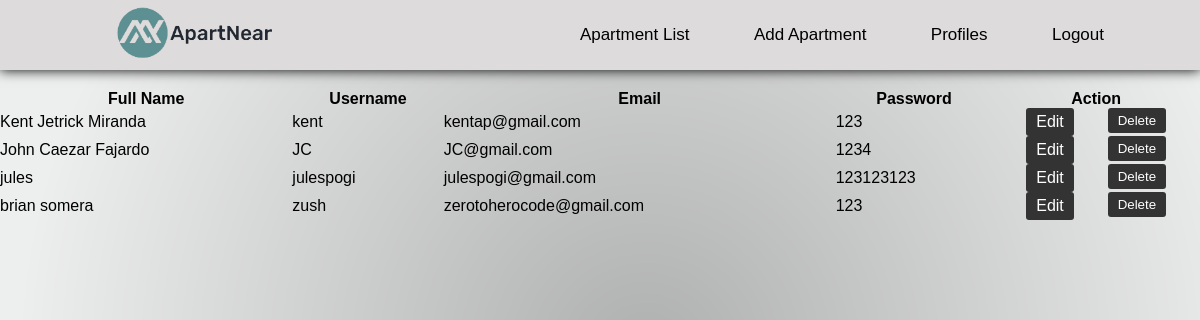
/pages/profileadmin.php, run on the app's committed database.
### tables this page shows
CREATE TABLE `userinfo` (
  `userID` int(11) NOT NULL,
  `fullname` varchar(200) NOT NULL,
  `username` varchar(200) NOT NULL,
  `email` varchar(200) NOT NULL,
  `userpass` varchar(200) NOT NULL
);

### pages/profileadmin.php (the view, shortened to what this page needs)
<?php
require '..\connection\dbconnect.php';
?>
<!DOCTYPE html>
<html lang="en">
<head>
    <link rel="stylesheet" href="profileadmin.css">
    <link rel="stylesheet" href="../animation.css">
    <link href="https://cdn.datatables.net/v/dt/dt-2.0.4/datatables.min.css" rel="stylesheet">
</head>
<body>
      <div class="navBar">
        <a href="../index.php"
          ><img src="../img/logo.png" alt="" class="logo"
        /></a>
        <nav>
          <ul>
          <li><a href="homeloginadmin.php">Apartment List</a></li>
            <li><a href="addapart.php">Add Apartment</a></li>
            <li><a href="profileadmin.php">Profiles</a></li>
            <li><a href="loginpage.php">Logout</a></li>
          </ul>
        </nav>
      </div>
        <table id="usertable">
          <thead>
            <tr>
              <th>Full Name</th>
              <th>Username</th>
              <th>Email</th>
              <th>Password</th>
              <th>Action</th>
            </tr>
          </thead>
          <tbody>
            <?php
              $query="SELECT*FROM userinfo";
              $result=mysqli_query($connect,$query);
              if(mysqli_num_rows($result)>0){
                foreach($result as $userinfo){
            ?>
            <tr>
              <td><?=$userinfo['fullname'];?></td>
                <td><?=$userinfo['username'];?></td>
                <td><?=$userinfo['email'];?></td>
                <td><?=$userinfo['userpass'];?></td>
                <td class="equal">
                <a href="editUser.php?id=<?=$userinfo['userID'];?>" class="btn">Edit</a>
                <form action="../function/functions.php" method="POST" class="d-inline">
                  <button type="submit" name="deleteData" value="<?=$userinfo['userID']; ?>" class="btn btn-sm btn-danger">Delete</button>
                </form>
            </td>
            </tr>
            <?php
                    }
                }else{
                    echo "<td colspan = '5'>No Datas Found!</td>";
                }
            ?>
      </tbody>
    </table>
</body>
</html>

### pages/profileadmin.css (style rules this page uses)
* { margin: 0; padding: 0; font-family: sans-serif; box-sizing: border-box; }
body { width: 100%; background-image: url(../img/Banner.png); background-attachment: fixed; box-sizing: border-box; }
.navBar { height: 70px; width: 100%; display: flex; align-items: center; padding-left: 8%; padding-right: 8%; box-shadow: 0 0 12px; position: sticky; background-color: #dddbdb; }
table { width: 100%; border-collapse: collapse; margin-top: 20px; }
.logo { width: 200px; cursor: pointer; }
nav { flex: 1; text-align: right; }
nav ul li { list-style: none; display: inline-block; margin-left: 60px; }
nav ul li a { text-decoration: none; color: black; font-size: 17px; }
.btn { padding: 5px 10px; border: none; background-color: #333; color: white; text-decoration: none; cursor: pointer; border-radius: 3px; }
.equal { display: flex; justify-content: space-evenly; }

### animation.css (style rules this page uses)
body { animation: transitionIn 0.35s; }

### data on the page
userinfo: fullname "Kent Jetrick Miranda", username "kent", email "kentap@gmail.com", userpass "123", $userinfo['userID'] 34 (drawn)
userinfo: fullname "John Caezar Fajardo", username "JC", email "JC@gmail.com", userpass "1234", $userinfo['userID'] 35 (drawn)
userinfo: fullname "jules", username "julespogi", email "julespogi@gmail.com", userpass "123123123", $userinfo['userID'] 36 (drawn)
userinfo: fullname "brian somera", username "zush", email "zerotoherocode@gmail.com", userpass "123", $userinfo['userID'] 37 (drawn)
